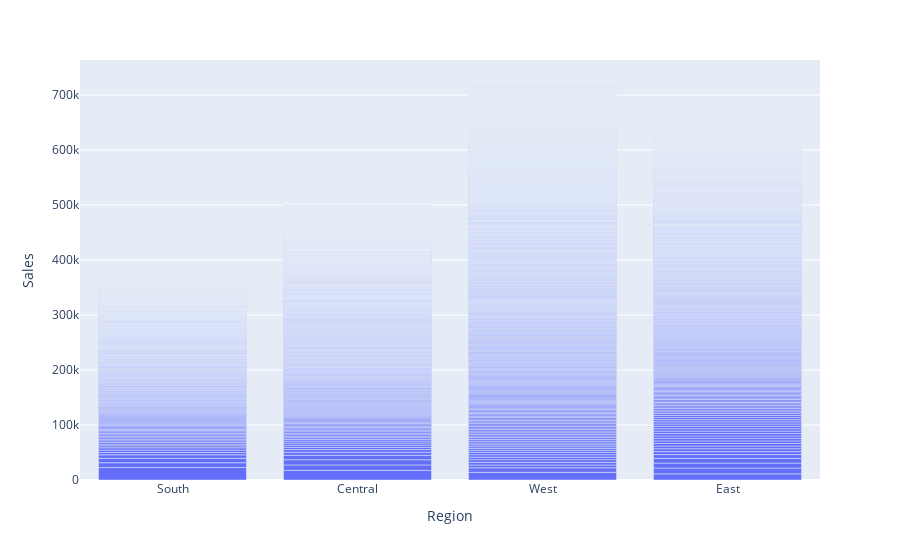

Notebook code cell kept with this figure:
### Markdown cell above
### Using Barchart

### Code cell
px.bar(dt,x='Region',y='Sales')

### Figure 1 — Plotly figure (JSON) as saved in the notebook; plotly's stock layout.template omitted (floating-point values rounded to 4 significant figures; data arrays with more than 128 entries replaced by an {"elided": "..."} marker saying what was removed)
{"data": [{"alignmentgroup": "True", "hovertemplate": "Region=%{x}<br>Sales=%{y}<extra></extra>", "legendgroup": "", "marker": {"color": "#636efa"}, "name": "", "offsetgroup": "", "orientation": "v", "showlegend": false, "textposition": "auto", "type": "bar", "x": {"elided": "9994 str values"}, "xaxis": "x", "y": {"elided": "9994 float values"}, "yaxis": "y"}], "layout": {"barmode": "relative", "legend": {"tracegroupgap": 0}, "margin": {"t": 60}, "xaxis": {"anchor": "y", "domain": [0, 1], "title": {"text": "Region"}}, "yaxis": {"anchor": "x", "domain": [0, 1], "title": {"text": "Sales"}}}}
